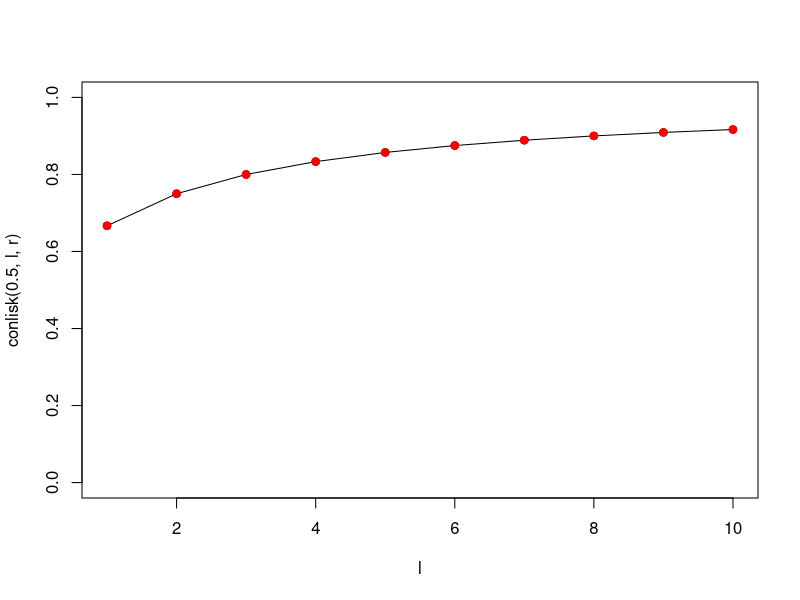
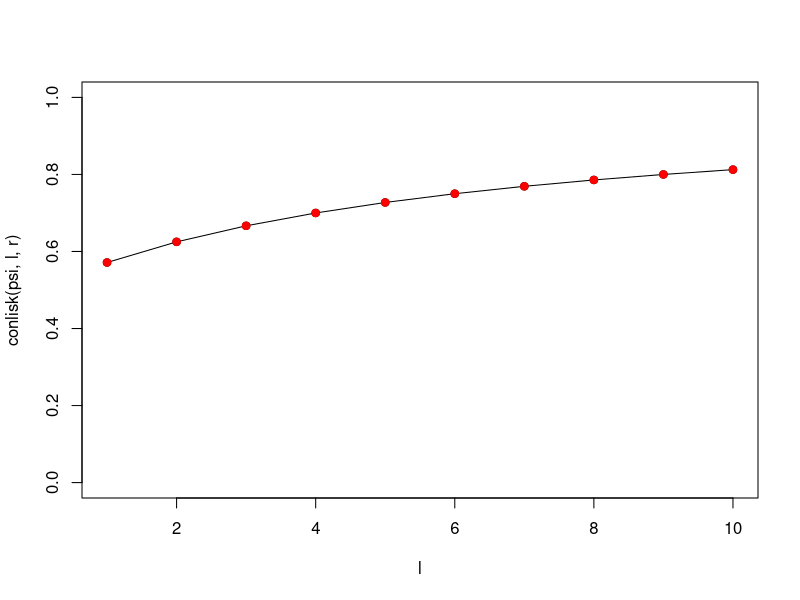
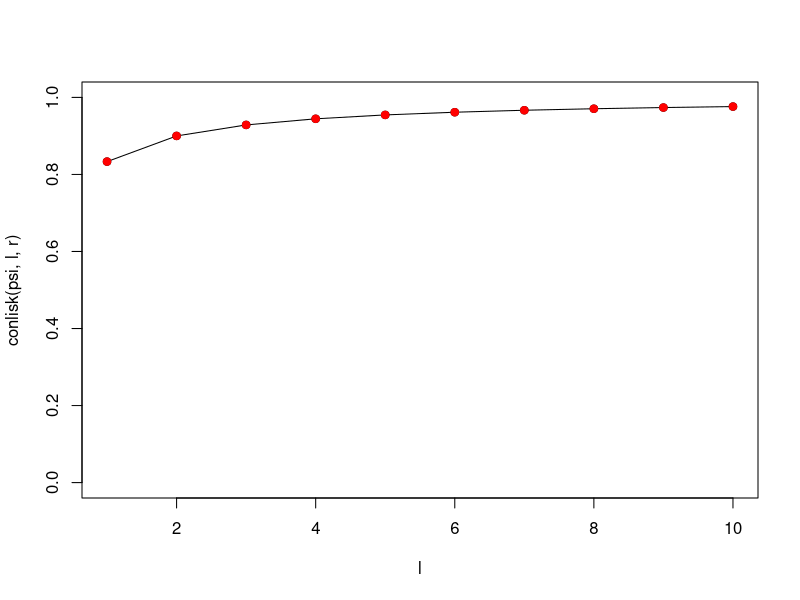

Write the R code that produced these figures, in order.

conlisk = function(psi,l,r) ((psi * l) + (1-psi)) / (psi*(l + r) + 2*(1 - psi))
harte = function(the,l,r) ((the * l) + 1) / (the*(l+r) + 2)

l = 1:10
r = 0

## HEAP special case
plot(l,conlisk(.5,l,r),type='o',ylim=c(0,1))
points(l,harte(1,l,r),col='red',pch=19)

## what about more generally 
## does theta = psi/(1-psi) ?

psi = .25
plot(l,conlisk(psi,l,r),type='o',ylim=c(0,1))
points(l,harte(psi/(1-psi),l,r),col='red',pch=19)

psi = .8
plot(l,conlisk(psi,l,r),type='o',ylim=c(0,1))
points(l,harte(psi/(1-psi),l,r),col='red',pch=19)


## YES !
